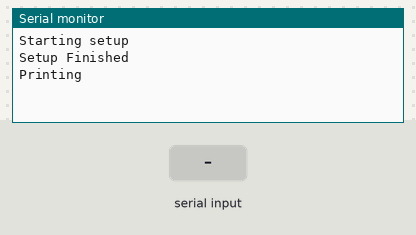
Recording of a sketch running on a simulated Arduino Mega 2560, built with avr-gcc and run on an emulated ATmega2560. Shown: the last lines printed to the serial monitor. The test bench sets the inputs (shaded band).

Above: at 3.0 s.
3.1 s: "1" received over the second serial link
At 5.1 s:
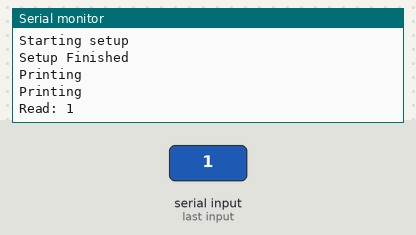
5.5 s: "0" received over the second serial link
At 6.6 s:
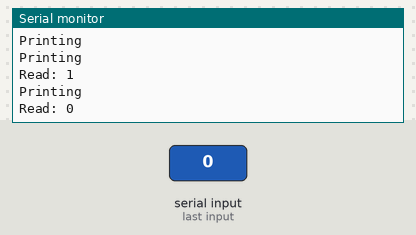
7.0 s: "2" received over the second serial link
At 9.3 s:
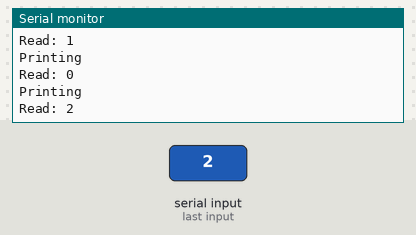

The sketch:

Due_Serial.ino
```cpp
char c = 0;   // for incoming serial data

void setup() {
  Serial.begin(57600);  // start serial for output
  while(!Serial);
  Serial.println("Starting setup");

  Serial2.begin(1000000);     // opens serial port, sets data rate to 9600 bps
  while(!Serial2);

  Serial.println("Setup Finished");
}

void loop() {

  delay(2000);
  Serial.println("Printing");

  Serial2.print("ABC");
  // send data only when you receive data:
  //Serial.print("Avail: ");
  //Serial.println(Serial1.available());

  String s = "";
  while (Serial2.available() > 0) {
    // read the incoming byte:
    c = Serial2.read();
    s += c;
  }

  if(s.length() > 0) {
    Serial.print("Read: ");
    Serial.println(s);
  }
}
```

Measured:
- after the input at 3.1 s, the serial monitor: prints a new line after 0.90 s (image 1)
- after the input at 5.5 s, the serial monitor: prints a new line after 0.50 s (image 2)
- after the input at 7.0 s, the serial monitor: prints a new line after 1.0 s (image 3)
